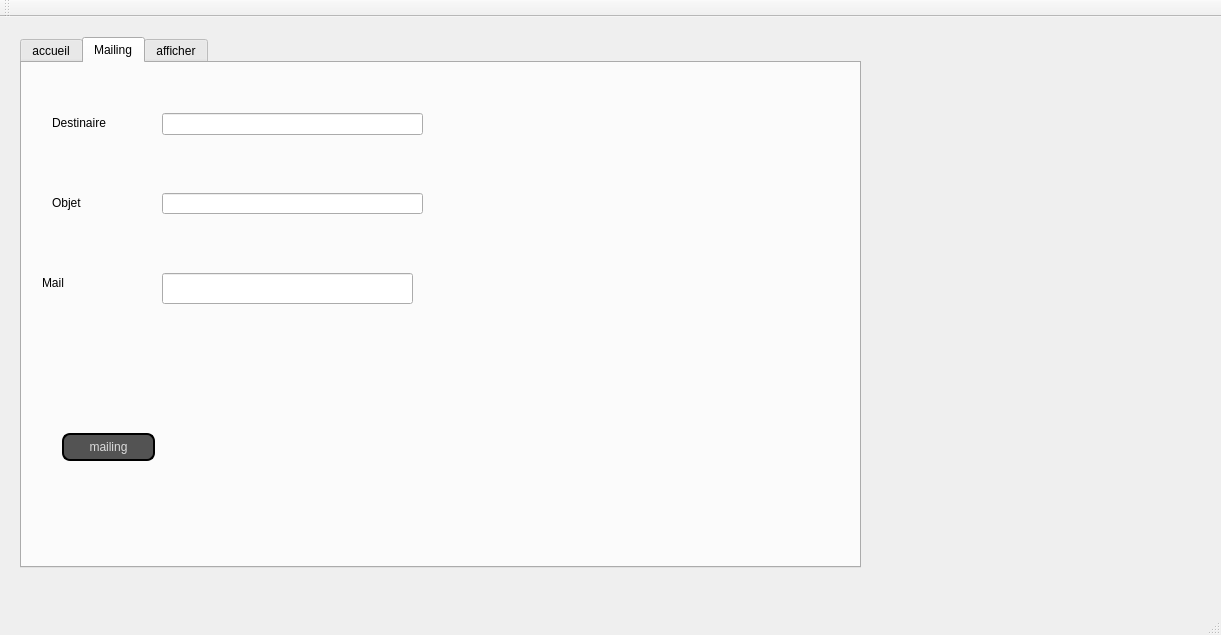
<?xml version="1.0" encoding="UTF-8"?>
<ui version="4.0">
 <class>MainWindow</class>
 <widget class="QMainWindow" name="MainWindow">
  <property name="geometry">
   <rect>
    <x>0</x>
    <y>0</y>
    <width>1221</width>
    <height>635</height>
   </rect>
  </property>
  <property name="windowTitle">
   <string>Gestion des Clients</string>
  </property>
  <widget class="QWidget" name="centralWidget">
   <widget class="QTabWidget" name="Animaux">
    <property name="geometry">
     <rect>
      <x>20</x>
      <y>20</y>
      <width>841</width>
      <height>531</height>
     </rect>
    </property>
    <property name="styleSheet">
     <string notr="true">QPushButton{
color: #dcdcdc;
background:#535353;
border: none;
font-size:12px;
font-family:Arial, Helvetica, sans-serif;
border: 2px solid ;
border-radius: 8px;
}
QPushButton:hover {
color:#fff;
background-color: rgb(0, 0, 127);
border: none;
}
</string>
    </property>
    <property name="currentIndex">
     <number>1</number>
    </property>
    <widget class="QWidget" name="tab">
     <attribute name="title">
      <string>accueil</string>
     </attribute>
     <widget class="QGroupBox" name="groupBox">
      <property name="geometry">
       <rect>
        <x>10</x>
        <y>20</y>
        <width>531</width>
        <height>351</height>
       </rect>
      </property>
      <property name="title">
       <string>Animal</string>
      </property>
      <widget class="QLabel" name="label">
       <property name="geometry">
        <rect>
         <x>10</x>
         <y>100</y>
         <width>101</width>
         <height>20</height>
        </rect>
       </property>
       <property name="styleSheet">
        <string notr="true">QLabel {
color: #dcdcdc;
background:#535353;
border: none;
font-size:12px;
font-family:Arial, Helvetica, sans-serif;
border: 2px solid ;
border-radius: 8px;
}
QPushButton:hover {
color:#fff;
background-color: rgb(0, 0, 127);
border: none;
}
</string>
       </property>
       <property name="text">
        <string> NOM</string>
       </property>
      </widget>
      <widget class="QLabel" name="label_2">
       <property name="geometry">
        <rect>
         <x>10</x>
         <y>150</y>
         <width>101</width>
         <height>16</height>
        </rect>
       </property>
       <property name="styleSheet">
        <string notr="true">QLabel {
color: #dcdcdc;
background:#535353;
border: none;
font-size:12px;
font-family:Arial, Helvetica, sans-serif;
border: 2px solid ;
border-radius: 8px;
}
QPushButton:hover {
color:#fff;
background-color: rgb(0, 0, 127);
border: none;
}
</string>
       </property>
       <property name="text">
        <string> RACE</string>
       </property>
      </widget>
      <widget class="QLabel" name="label_3">
       <property name="geometry">
        <rect>
         <x>10</x>
         <y>200</y>
         <width>101</width>
         <height>16</height>
        </rect>
       </property>
       <property name="styleSheet">
        <string notr="true">QLabel {
color: #dcdcdc;
background:#535353;
border: none;
font-size:12px;
font-family:Arial, Helvetica, sans-serif;
border: 2px solid ;
border-radius: 8px;
}
QPushButton:hover {
color:#fff;
background-color: rgb(0, 0, 127);
border: none;
}

</string>
       </property>
       <property name="text">
        <string> AGE</string>
       </property>
      </widget>
      <widget class="QLineEdit" name="le_age">
       <property name="geometry">
        <rect>
         <x>130</x>
         <y>190</y>
         <width>113</width>
         <height>22</height>
        </rect>
       </property>
       <property name="readOnly">
        <bool>false</bool>
       </property>
      </widget>
      <widget class="QLineEdit" name="le_emplacement">
       <property name="geometry">
        <rect>
         <x>130</x>
         <y>290</y>
         <width>113</width>
         <height>22</height>
        </rect>
       </property>
       <property name="readOnly">
        <bool>false</bool>
       </property>
      </widget>
      <widget class="QLineEdit" name="la_race">
       <property name="geometry">
        <rect>
         <x>130</x>
         <y>140</y>
         <width>113</width>
         <height>22</height>
        </rect>
       </property>
       <property name="readOnly">
        <bool>false</bool>
       </property>
      </widget>
      <widget class="QLabel" name="label_4">
       <property name="geometry">
        <rect>
         <x>10</x>
         <y>50</y>
         <width>91</width>
         <height>20</height>
        </rect>
       </property>
       <property name="mouseTracking">
        <bool>false</bool>
       </property>
       <property name="styleSheet">
        <string notr="true">QLabel {
color: #dcdcdc;
background:#535353;
border: none;
font-size:12px;
font-family:Arial, Helvetica, sans-serif;
border: 2px solid ;
border-radius: 8px;
}
QPushButton:hover {
color:#fff;
background-color: rgb(0, 0, 127);
border: none;
}
</string>
       </property>
       <property name="text">
        <string>ID ANIMAL</string>
       </property>
      </widget>
      <widget class="QLabel" name="label_5">
       <property name="geometry">
        <rect>
         <x>10</x>
         <y>240</y>
         <width>101</width>
         <height>20</height>
        </rect>
       </property>
       <property name="whatsThis">
        <string>&lt;html&gt;&lt;head/&gt;&lt;body&gt;&lt;p&gt;&lt;span style=&quot; font-size:12pt;&quot;&gt;xx&lt;/span&gt;&lt;/p&gt;&lt;/body&gt;&lt;/html&gt;</string>
       </property>
       <property name="styleSheet">
        <string notr="true">QLabel {
color: #dcdcdc;
background:#535353;
border: none;
font-size:12px;
font-family:Arial, Helvetica, sans-serif;
border: 2px solid ;
border-radius: 8px;
}
QPushButton:hover {
color:#fff;
background-color: rgb(0, 0, 127);
border: none;
}
</string>
       </property>
       <property name="text">
        <string> DATE ENTREE</string>
       </property>
      </widget>
      <widget class="QLabel" name="label_6">
       <property name="geometry">
        <rect>
         <x>5</x>
         <y>290</y>
         <width>111</width>
         <height>20</height>
        </rect>
       </property>
       <property name="styleSheet">
        <string notr="true">QLabel {
color: #dcdcdc;
background:#535353;
border: none;
font-size:12px;
font-family:Arial, Helvetica, sans-serif;
border: 2px solid ;
border-radius: 8px;
}
QPushButton:hover {
color:#fff;
background-color: rgb(0, 0, 127);
border: none;
}
</string>
       </property>
       <property name="text">
        <string> EMPLACEMENT</string>
       </property>
      </widget>
      <widget class="QLineEdit" name="le_id">
       <property name="geometry">
        <rect>
         <x>130</x>
         <y>50</y>
         <width>113</width>
         <height>22</height>
        </rect>
       </property>
       <property name="readOnly">
        <bool>false</bool>
       </property>
      </widget>
      <widget class="QLineEdit" name="le_nom">
       <property name="geometry">
        <rect>
         <x>130</x>
         <y>100</y>
         <width>113</width>
         <height>22</height>
        </rect>
       </property>
       <property name="readOnly">
        <bool>false</bool>
       </property>
      </widget>
      <widget class="QLineEdit" name="lineEdit_age_5">
       <property name="geometry">
        <rect>
         <x>380</x>
         <y>20</y>
         <width>113</width>
         <height>121</height>
        </rect>
       </property>
       <property name="readOnly">
        <bool>false</bool>
       </property>
      </widget>
      <widget class="QPushButton" name="insererphoto">
       <property name="geometry">
        <rect>
         <x>390</x>
         <y>160</y>
         <width>93</width>
         <height>28</height>
        </rect>
       </property>
       <property name="styleSheet">
        <string notr="true">QPushButton {
color: #dcdcdc;
background:#535353;
border: none;
font-size:12px;
font-family:Arial, Helvetica, sans-serif;
border: 2px solid ;
border-radius: 8px;
}
QPushButton:hover {
color:#fff;
	background-color: rgb(0, 0, 127);
border: none;
}</string>
       </property>
       <property name="text">
        <string>inserer photo</string>
       </property>
      </widget>
      <widget class="QDateEdit" name="la_date">
       <property name="geometry">
        <rect>
         <x>130</x>
         <y>240</y>
         <width>110</width>
         <height>22</height>
        </rect>
       </property>
      </widget>
     </widget>
     <widget class="QPushButton" name="Lienderenseignement">
      <property name="geometry">
       <rect>
        <x>550</x>
        <y>210</y>
        <width>151</width>
        <height>28</height>
       </rect>
      </property>
      <property name="styleSheet">
       <string notr="true">QPushButton {
color: #dcdcdc;
background:#535353;
border: none;
font-size:12px;
font-family:Arial, Helvetica, sans-serif;
border: 2px solid ;
border-radius: 8px;
}
QPushButton:hover {
color:#fff;
	background-color: rgb(0, 0, 127);
border: none;
}</string>
      </property>
      <property name="text">
       <string>Lien de renseignement</string>
      </property>
     </widget>
     <widget class="QPushButton" name="pb_supprimer">
      <property name="geometry">
       <rect>
        <x>360</x>
        <y>410</y>
        <width>93</width>
        <height>28</height>
       </rect>
      </property>
      <property name="styleSheet">
       <string notr="true">QPushButton {
color: #dcdcdc;
background:#535353;
border: none;
font-size:12px;
font-family:Arial, Helvetica, sans-serif;
border: 2px solid ;
border-radius: 8px;
}
QPushButton:hover {
color:#fff;
	background-color: rgb(0, 0, 127);
border: none;
}</string>
      </property>
      <property name="text">
       <string>supprimer</string>
      </property>
     </widget>
     <widget class="QPushButton" name="modifier">
      <property name="geometry">
       <rect>
        <x>190</x>
        <y>410</y>
        <width>93</width>
        <height>28</height>
       </rect>
      </property>
      <property name="styleSheet">
       <string notr="true">QPushButton {
color: #dcdcdc;
background:#535353;
border: none;
font-size:12px;
font-family:Arial, Helvetica, sans-serif;
border: 2px solid ;
border-radius: 8px;
}
QPushButton:hover {
color:#fff;
	background-color: rgb(0, 0, 127);
border: none;
}</string>
      </property>
      <property name="text">
       <string>modifier</string>
      </property>
     </widget>
     <widget class="QPushButton" name="pb_ajouter">
      <property name="geometry">
       <rect>
        <x>50</x>
        <y>410</y>
        <width>93</width>
        <height>28</height>
       </rect>
      </property>
      <property name="styleSheet">
       <string notr="true">QPushButton {
color: #dcdcdc;
background:#535353;
border: none;
font-size:12px;
font-family:Arial, Helvetica, sans-serif;
border: 2px solid ;
border-radius: 8px;
}
QPushButton:hover {
color:#fff;
	background-color: rgb(0, 0, 127);
border: none;
}</string>
      </property>
      <property name="text">
       <string>ajouter</string>
      </property>
     </widget>
     <widget class="QPushButton" name="ImportPDF">
      <property name="geometry">
       <rect>
        <x>550</x>
        <y>120</y>
        <width>93</width>
        <height>28</height>
       </rect>
      </property>
      <property name="styleSheet">
       <string notr="true">QPushButton {
color: #dcdcdc;
background:#535353;
border: none;
font-size:12px;
font-family:Arial, Helvetica, sans-serif;
border: 2px solid ;
border-radius: 8px;
}
QPushButton:hover {
color:#fff;
	background-color: rgb(0, 0, 127);
border: none;
}
</string>
      </property>
      <property name="text">
       <string>Import PDF</string>
      </property>
     </widget>
     <widget class="QPushButton" name="trier">
      <property name="geometry">
       <rect>
        <x>550</x>
        <y>50</y>
        <width>93</width>
        <height>28</height>
       </rect>
      </property>
      <property name="styleSheet">
       <string notr="true">QPushButton {
color: #dcdcdc;
background:#535353;
border: none;
font-size:12px;
font-family:Arial, Helvetica, sans-serif;
border: 2px solid ;
border-radius: 8px;
}
QPushButton:hover {
color:#fff;
	background-color: rgb(0, 0, 127);
border: none;
}</string>
      </property>
      <property name="text">
       <string>trier</string>
      </property>
     </widget>
     <widget class="QLabel" name="label_10">
      <property name="geometry">
       <rect>
        <x>-10</x>
        <y>0</y>
        <width>961</width>
        <height>501</height>
       </rect>
      </property>
      <property name="text">
       <string/>
      </property>
      <property name="pixmap">
       <pixmap>../../background anim.jpg</pixmap>
      </property>
     </widget>
     <zorder>label_10</zorder>
     <zorder>groupBox</zorder>
     <zorder>Lienderenseignement</zorder>
     <zorder>pb_supprimer</zorder>
     <zorder>modifier</zorder>
     <zorder>pb_ajouter</zorder>
     <zorder>ImportPDF</zorder>
     <zorder>trier</zorder>
    </widget>
    <widget class="QWidget" name="tab_2">
     <attribute name="title">
      <string>Mailing</string>
     </attribute>
     <widget class="QPushButton" name="mailing">
      <property name="geometry">
       <rect>
        <x>40</x>
        <y>370</y>
        <width>93</width>
        <height>28</height>
       </rect>
      </property>
      <property name="styleSheet">
       <string notr="true">QPushButton {
color: #dcdcdc;
background:#535353;
border: none;
font-size:12px;
font-family:Arial, Helvetica, sans-serif;
border: 2px solid ;
border-radius: 8px;
}
QPushButton:hover {
color:#fff;
	background-color: rgb(0, 0, 127);
border: none;
}</string>
      </property>
      <property name="text">
       <string>mailing</string>
      </property>
     </widget>
     <widget class="QLabel" name="label_7">
      <property name="geometry">
       <rect>
        <x>30</x>
        <y>50</y>
        <width>71</width>
        <height>20</height>
       </rect>
      </property>
      <property name="text">
       <string>Destinaire</string>
      </property>
     </widget>
     <widget class="QLabel" name="label_8">
      <property name="geometry">
       <rect>
        <x>20</x>
        <y>210</y>
        <width>71</width>
        <height>20</height>
       </rect>
      </property>
      <property name="text">
       <string>Mail</string>
      </property>
     </widget>
     <widget class="QLabel" name="label_9">
      <property name="geometry">
       <rect>
        <x>30</x>
        <y>130</y>
        <width>71</width>
        <height>20</height>
       </rect>
      </property>
      <property name="text">
       <string>Objet</string>
      </property>
     </widget>
     <widget class="QLineEdit" name="lineEdit_age_6">
      <property name="geometry">
       <rect>
        <x>140</x>
        <y>50</y>
        <width>261</width>
        <height>22</height>
       </rect>
      </property>
      <property name="readOnly">
       <bool>false</bool>
      </property>
     </widget>
     <widget class="QLineEdit" name="lineEdit_age_7">
      <property name="geometry">
       <rect>
        <x>140</x>
        <y>130</y>
        <width>261</width>
        <height>21</height>
       </rect>
      </property>
      <property name="readOnly">
       <bool>false</bool>
      </property>
     </widget>
     <widget class="QLineEdit" name="lineEdit_age_8">
      <property name="geometry">
       <rect>
        <x>140</x>
        <y>210</y>
        <width>251</width>
        <height>31</height>
       </rect>
      </property>
      <property name="text">
       <string/>
      </property>
      <property name="readOnly">
       <bool>false</bool>
      </property>
     </widget>
     <widget class="QLabel" name="label_11">
      <property name="geometry">
       <rect>
        <x>-55</x>
        <y>-5</y>
        <width>981</width>
        <height>531</height>
       </rect>
      </property>
      <property name="text">
       <string/>
      </property>
      <property name="pixmap">
       <pixmap>../../background anim.jpg</pixmap>
      </property>
     </widget>
     <zorder>label_11</zorder>
     <zorder>mailing</zorder>
     <zorder>label_7</zorder>
     <zorder>label_8</zorder>
     <zorder>label_9</zorder>
     <zorder>lineEdit_age_6</zorder>
     <zorder>lineEdit_age_7</zorder>
     <zorder>lineEdit_age_8</zorder>
    </widget>
    <widget class="QWidget" name="tab_3">
     <attribute name="title">
      <string>afficher</string>
     </attribute>
     <widget class="QTableView" name="tab_animal">
      <property name="geometry">
       <rect>
        <x>40</x>
        <y>50</y>
        <width>771</width>
        <height>331</height>
       </rect>
      </property>
     </widget>
     <widget class="QLabel" name="label_12">
      <property name="geometry">
       <rect>
        <x>0</x>
        <y>-95</y>
        <width>1011</width>
        <height>961</height>
       </rect>
      </property>
      <property name="text">
       <string/>
      </property>
      <property name="pixmap">
       <pixmap>../../background anim.jpg</pixmap>
      </property>
     </widget>
     <zorder>label_12</zorder>
     <zorder>tab_animal</zorder>
    </widget>
   </widget>
  </widget>
  <widget class="QToolBar" name="mainToolBar">
   <attribute name="toolBarArea">
    <enum>TopToolBarArea</enum>
   </attribute>
   <attribute name="toolBarBreak">
    <bool>false</bool>
   </attribute>
  </widget>
  <widget class="QStatusBar" name="statusBar"/>
  <widget class="QMenuBar" name="menuBar">
   <property name="geometry">
    <rect>
     <x>0</x>
     <y>0</y>
     <width>1221</width>
     <height>26</height>
    </rect>
   </property>
  </widget>
 </widget>
 <layoutdefault spacing="6" margin="11"/>
 <resources/>
 <connections/>
</ui>
